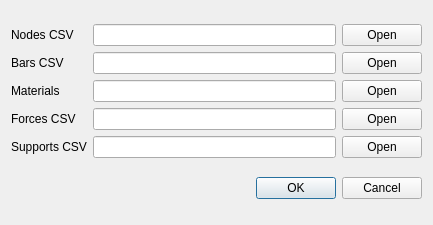
<?xml version="1.0" encoding="UTF-8"?>
<ui version="4.0">
 <class>Blender_Import_Dialog</class>
 <widget class="QDialog" name="Blender_Import_Dialog">
  <property name="geometry">
   <rect>
    <x>0</x>
    <y>0</y>
    <width>433</width>
    <height>225</height>
   </rect>
  </property>
  <property name="sizePolicy">
   <sizepolicy hsizetype="Expanding" vsizetype="Expanding">
    <horstretch>0</horstretch>
    <verstretch>0</verstretch>
   </sizepolicy>
  </property>
  <property name="minimumSize">
   <size>
    <width>0</width>
    <height>0</height>
   </size>
  </property>
  <property name="maximumSize">
   <size>
    <width>1000</width>
    <height>1000</height>
   </size>
  </property>
  <property name="windowTitle">
   <string>Import CSV</string>
  </property>
  <layout class="QVBoxLayout" name="verticalLayout">
   <item>
    <layout class="QGridLayout" name="gridLayout">
     <item row="0" column="0">
      <widget class="QLabel" name="label">
       <property name="text">
        <string>Nodes CSV</string>
       </property>
      </widget>
     </item>
     <item row="2" column="0">
      <widget class="QLabel" name="label_3">
       <property name="text">
        <string>Materials</string>
       </property>
      </widget>
     </item>
     <item row="1" column="1">
      <widget class="QLineEdit" name="Bars_LEdit"/>
     </item>
     <item row="1" column="0">
      <widget class="QLabel" name="label_2">
       <property name="text">
        <string>Bars CSV</string>
       </property>
      </widget>
     </item>
     <item row="3" column="0">
      <widget class="QLabel" name="label_4">
       <property name="text">
        <string>Forces CSV</string>
       </property>
      </widget>
     </item>
     <item row="3" column="1">
      <widget class="QLineEdit" name="Forces_LEdit"/>
     </item>
     <item row="4" column="0">
      <widget class="QLabel" name="label_5">
       <property name="text">
        <string>Supports CSV</string>
       </property>
      </widget>
     </item>
     <item row="2" column="1">
      <widget class="QLineEdit" name="Materials_LEdit"/>
     </item>
     <item row="4" column="1">
      <widget class="QLineEdit" name="Supports_LEdit"/>
     </item>
     <item row="0" column="1">
      <widget class="QLineEdit" name="Nodes_LEdit"/>
     </item>
     <item row="0" column="2">
      <widget class="QPushButton" name="Nodes_Button">
       <property name="text">
        <string>Open</string>
       </property>
      </widget>
     </item>
     <item row="1" column="2">
      <widget class="QPushButton" name="Bars_Button">
       <property name="text">
        <string>Open</string>
       </property>
      </widget>
     </item>
     <item row="2" column="2">
      <widget class="QPushButton" name="Materials_Button">
       <property name="text">
        <string>Open</string>
       </property>
      </widget>
     </item>
     <item row="3" column="2">
      <widget class="QPushButton" name="Forces_Button">
       <property name="text">
        <string>Open</string>
       </property>
      </widget>
     </item>
     <item row="4" column="2">
      <widget class="QPushButton" name="Supports_Button">
       <property name="text">
        <string>Open</string>
       </property>
      </widget>
     </item>
    </layout>
   </item>
   <item>
    <widget class="QDialogButtonBox" name="Ok_Button">
     <property name="orientation">
      <enum>Qt::Horizontal</enum>
     </property>
     <property name="standardButtons">
      <set>QDialogButtonBox::Cancel|QDialogButtonBox::Ok</set>
     </property>
    </widget>
   </item>
  </layout>
 </widget>
 <tabstops>
  <tabstop>Nodes_Button</tabstop>
  <tabstop>Bars_Button</tabstop>
  <tabstop>Materials_Button</tabstop>
  <tabstop>Forces_Button</tabstop>
  <tabstop>Supports_Button</tabstop>
  <tabstop>Nodes_LEdit</tabstop>
  <tabstop>Bars_LEdit</tabstop>
  <tabstop>Materials_LEdit</tabstop>
  <tabstop>Forces_LEdit</tabstop>
  <tabstop>Supports_LEdit</tabstop>
 </tabstops>
 <resources/>
 <connections>
  <connection>
   <sender>Ok_Button</sender>
   <signal>accepted()</signal>
   <receiver>Blender_Import_Dialog</receiver>
   <slot>accept()</slot>
   <hints>
    <hint type="sourcelabel">
     <x>216</x>
     <y>298</y>
    </hint>
    <hint type="destinationlabel">
     <x>157</x>
     <y>221</y>
    </hint>
   </hints>
  </connection>
  <connection>
   <sender>Ok_Button</sender>
   <signal>rejected()</signal>
   <receiver>Blender_Import_Dialog</receiver>
   <slot>reject()</slot>
   <hints>
    <hint type="sourcelabel">
     <x>216</x>
     <y>298</y>
    </hint>
    <hint type="destinationlabel">
     <x>225</x>
     <y>221</y>
    </hint>
   </hints>
  </connection>
 </connections>
</ui>
